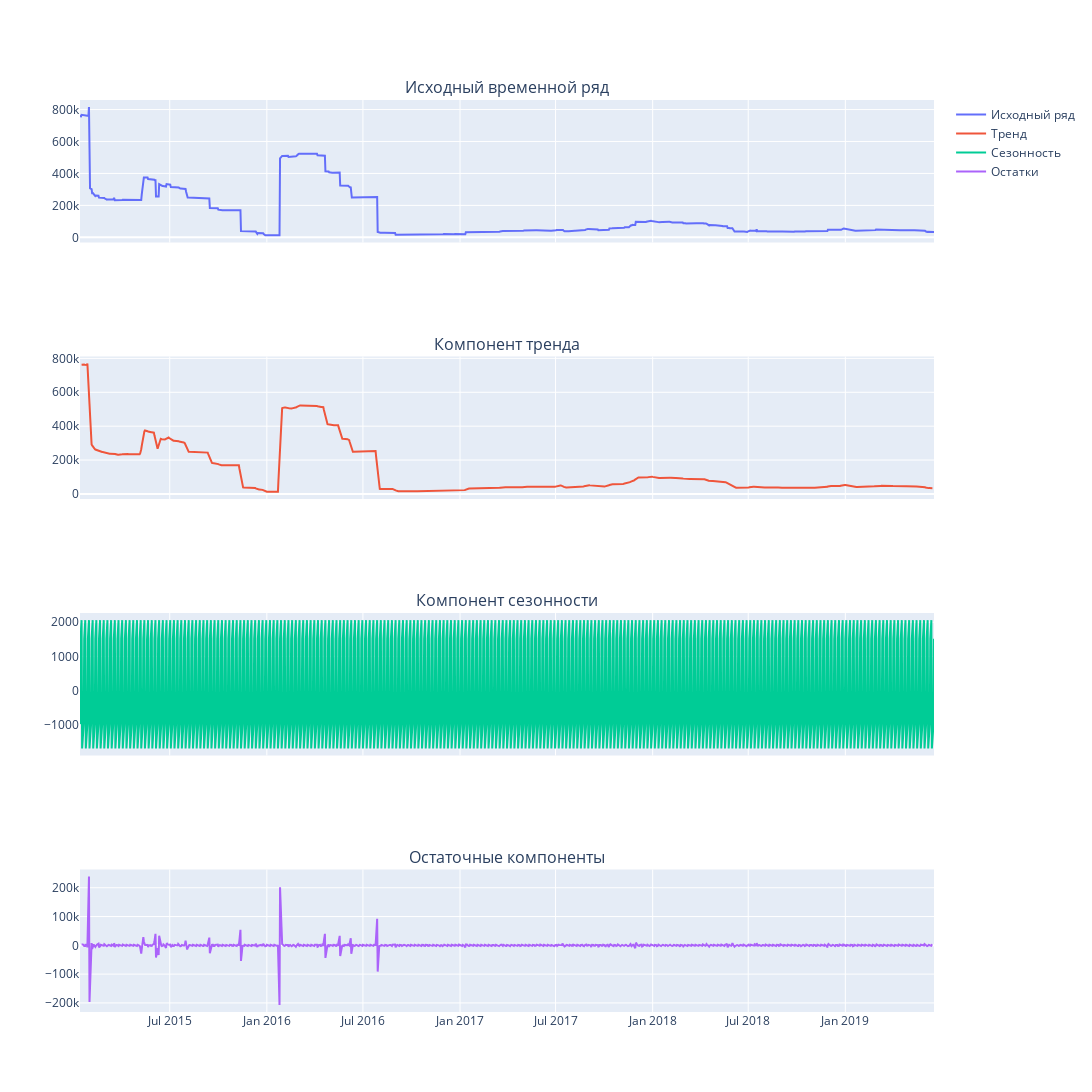

The code cell stored with this chart in its notebook:
### Markdown cell above
По данному графику мы видим, что в 2015 году наблдается резкое снижение объема требований с уровня около 800 000 000 000 руб. до 12 226 000 000 руб. к концу года. В 2016 году опять же наблюдается резкий рост до 500 000 000 000 рублей, после чего сумма снижается и стабилизируется на уровне в районе 50 000 000 000 рублей.

### Code cell
decomposition = seasonal_decompose(df_result_VR1, model='additive')
# Извлечение компонентов тренда, сезонности и остатков
trend = decomposition.trend
seasonal = decomposition.seasonal
residual = decomposition.resid

fig = make_subplots(
    rows=4, cols=1, 
    shared_xaxes=True,
    subplot_titles=[
        'Исходный временной ряд',
        'Компонент тренда',
        'Компонент сезонности',
        'Остаточные компоненты'
    ]
)

# График исходного временного ряда
fig.add_trace(
    go.Scatter(x=df_result_VR1.index, y=df_result_VR1['VR1'], mode='lines', name='Исходный ряд'),
    row=1, col=1
)

# График компонента тренда
fig.add_trace(
    go.Scatter(x=df_result_VR1.index, y=trend, mode='lines', name='Тренд'),
    row=2, col=1
)

# График компонента сезонности
fig.add_trace(
    go.Scatter(x=df_result_VR1.index, y=seasonal, mode='lines', name='Сезонность'),
    row=3, col=1
)

# График остаточных компонентов
fig.add_trace(
    go.Scatter(x=df_result_VR1.index, y=residual, mode='lines', name='Остатки'),
    row=4, col=1
)

fig.update_layout(
    height=1400, 
    width=1700
)

fig.show()

### Figure 1 — Plotly figure (JSON) as saved in the notebook; plotly's stock layout.template omitted (floating-point values rounded to 4 significant figures; data arrays with more than 128 entries replaced by an {"elided": "..."} marker saying what was removed)
{"data": [{"mode": "lines", "name": "Исходный ряд", "type": "scatter", "x": {"elided": "1619 str values"}, "xaxis": "x", "y": {"elided": "1619 float values"}, "yaxis": "y"}, {"mode": "lines", "name": "Тренд", "type": "scatter", "x": {"elided": "1619 str values"}, "xaxis": "x2", "y": {"elided": "1619 float values"}, "yaxis": "y2"}, {"mode": "lines", "name": "Сезонность", "type": "scatter", "x": {"elided": "1619 str values"}, "xaxis": "x3", "y": {"elided": "1619 float values"}, "yaxis": "y3"}, {"mode": "lines", "name": "Остатки", "type": "scatter", "x": {"elided": "1619 str values"}, "xaxis": "x4", "y": {"elided": "1619 float values"}, "yaxis": "y4"}], "layout": {"annotations": [{"font": {"size": 16}, "showarrow": false, "text": "Исходный временной ряд", "x": 0.5, "xanchor": "center", "xref": "paper", "y": 1, "yanchor": "bottom", "yref": "paper"}, {"font": {"size": 16}, "showarrow": false, "text": "Компонент тренда", "x": 0.5, "xanchor": "center", "xref": "paper", "y": 0.7188, "yanchor": "bottom", "yref": "paper"}, {"font": {"size": 16}, "showarrow": false, "text": "Компонент сезонности", "x": 0.5, "xanchor": "center", "xref": "paper", "y": 0.4375, "yanchor": "bottom", "yref": "paper"}, {"font": {"size": 16}, "showarrow": false, "text": "Остаточные компоненты", "x": 0.5, "xanchor": "center", "xref": "paper", "y": 0.1562, "yanchor": "bottom", "yref": "paper"}], "height": 1400, "width": 1700, "xaxis": {"anchor": "y", "domain": [0, 1], "matches": "x4", "showticklabels": false}, "xaxis2": {"anchor": "y2", "domain": [0, 1], "matches": "x4", "showticklabels": false}, "xaxis3": {"anchor": "y3", "domain": [0, 1], "matches": "x4", "showticklabels": false}, "xaxis4": {"anchor": "y4", "domain": [0, 1]}, "yaxis": {"anchor": "x", "domain": [0.8438, 1]}, "yaxis2": {"anchor": "x2", "domain": [0.5625, 0.7188]}, "yaxis3": {"anchor": "x3", "domain": [0.2812, 0.4375]}, "yaxis4": {"anchor": "x4", "domain": [0, 0.1562]}}}
